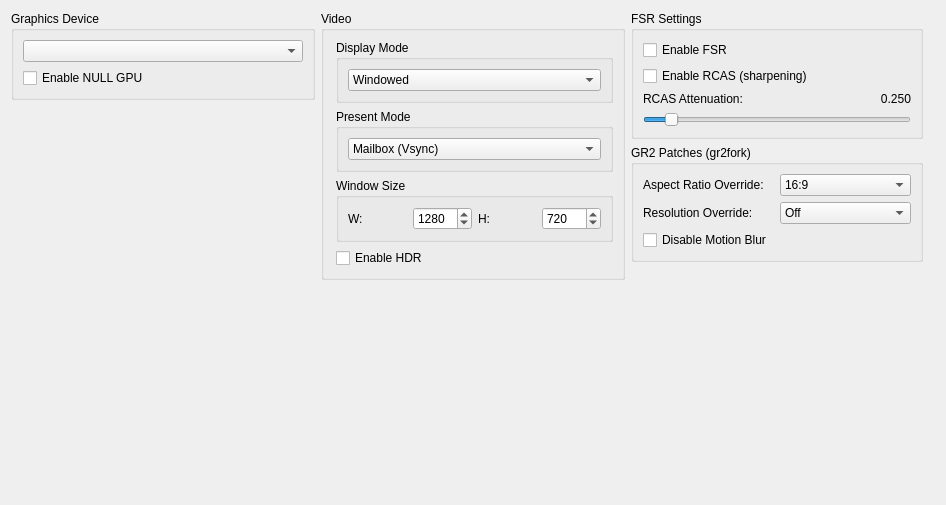
      <widget class="QWidget" name="graphicsTabLayout">
       <property name="geometry">
        <rect>
         <x>0</x>
         <y>0</y>
         <width>946</width>
         <height>505</height>
        </rect>
       </property>
       <layout class="QVBoxLayout" name="graphicsTabVLayout" stretch="0,0">
        <item>
         <layout class="QHBoxLayout" name="graphicsTabHLayout" stretch="1,1,1">
          <item>
           <layout class="QVBoxLayout" name="graphicsTabLayoutLeft">
            <item>
             <widget class="QGroupBox" name="graphicsAdapterGroupBox">
              <property name="title">
               <string>Graphics Device</string>
              </property>
              <layout class="QVBoxLayout" name="graphicsAdapterLayout">
               <item>
                <widget class="QComboBox" name="graphicsAdapterBox"/>
               </item>
               <item>
                <widget class="QCheckBox" name="nullGpuCheckBox">
                 <property name="text">
                  <string>Enable NULL GPU</string>
                 </property>
                </widget>
               </item>
              </layout>
             </widget>
            </item>
            <item>
             <widget class="QWidget" name="widgetgraphicsBottom" native="true">
              <layout class="QHBoxLayout" name="widgetgraphicsBottomHLayout">
               <property name="leftMargin">
                <number>0</number>
               </property>
               <property name="topMargin">
                <number>0</number>
               </property>
               <property name="rightMargin">
                <number>0</number>
               </property>
               <property name="bottomMargin">
                <number>0</number>
               </property>
               <item>
                <spacer name="verticalSpacer_2">
                 <property name="orientation">
                  <enum>Qt::Orientation::Vertical</enum>
                 </property>
                 <property name="sizeHint" stdset="0">
                  <size>
                   <width>20</width>
                   <height>40</height>
                  </size>
                 </property>
                </spacer>
               </item>
              </layout>
             </widget>
            </item>
           </layout>
          </item>
          <item>
           <layout class="QVBoxLayout" name="graphicsTabLayoutMiddle">
            <item>
             <widget class="QGroupBox" name="displayOptionsGroupBox">
              <property name="title">
               <string>Video</string>
              </property>
              <layout class="QVBoxLayout" name="layoutResolution">
               <property name="spacing">
                <number>6</number>
               </property>
               <property name="leftMargin">
                <number>12</number>
               </property>
               <item>
                <widget class="QGroupBox" name="displayModeGroupBox">
                 <property name="title">
                  <string>Display Mode</string>
                 </property>
                 <layout class="QVBoxLayout" name="displayModeLayout">
                  <item>
                   <widget class="QComboBox" name="displayModeComboBox">
                    <property name="sizePolicy">
                     <sizepolicy hsizetype="Expanding" vsizetype="Fixed">
                      <horstretch>0</horstretch>
                      <verstretch>0</verstretch>
                     </sizepolicy>
                    </property>
                    <item>
                     <property name="text">
                      <string>Windowed</string>
                     </property>
                    </item>
                    <item>
                     <property name="text">
                      <string>Fullscreen</string>
                     </property>
                    </item>
                    <item>
                     <property name="text">
                      <string>Fullscreen (Borderless)</string>
                     </property>
                    </item>
                   </widget>
                  </item>
                 </layout>
                </widget>
               </item>
               <item>
                <widget class="QGroupBox" name="presentModeGroupBox">
                 <property name="title">
                  <string>Present Mode</string>
                 </property>
                 <layout class="QVBoxLayout" name="presentModeLayout">
                  <item>
                   <widget class="QComboBox" name="presentModeComboBox">
                    <property name="sizePolicy">
                     <sizepolicy hsizetype="Expanding" vsizetype="Fixed">
                      <horstretch>0</horstretch>
                      <verstretch>0</verstretch>
                     </sizepolicy>
                    </property>
                    <item>
                     <property name="text">
                      <string>Mailbox (Vsync)</string>
                     </property>
                    </item>
                    <item>
                     <property name="text">
                      <string>Fifo (Vsync)</string>
                     </property>
                    </item>
                    <item>
                     <property name="text">
                      <string>Immediate (No Vsync)</string>
                     </property>
                    </item>
                   </widget>
                  </item>
                 </layout>
                </widget>
               </item>
               <item>
                <layout class="QHBoxLayout" name="windowSizeLayout">
                 <item>
                  <widget class="QGroupBox" name="windowSizeGroupBox">
                   <property name="title">
                    <string>Window Size</string>
                   </property>
                   <layout class="QHBoxLayout" name="resLayout">
                    <item>
                     <widget class="QLabel" name="widthLabel">
                      <property name="text">
                       <string>W:</string>
                      </property>
                     </widget>
                    </item>
                    <item>
                     <widget class="QSpinBox" name="widthSpinBox">
                      <property name="accelerated">
                       <bool>true</bool>
                      </property>
                      <property name="correctionMode">
                       <enum>QAbstractSpinBox::CorrectionMode::CorrectToNearestValue</enum>
                      </property>
                      <property name="keyboardTracking">
                       <bool>false</bool>
                      </property>
                      <property name="minimum">
                       <number>0</number>
                      </property>
                      <property name="maximum">
                       <number>9999</number>
                      </property>
                      <property name="value">
                       <number>1280</number>
                      </property>
                     </widget>
                    </item>
                    <item>
                     <widget class="QLabel" name="heightLabel">
                      <property name="text">
                       <string>H:</string>
                      </property>
                     </widget>
                    </item>
                    <item>
                     <widget class="QSpinBox" name="heightSpinBox">
                      <property name="frame">
                       <bool>true</bool>
                      </property>
                      <property name="accelerated">
                       <bool>true</bool>
                      </property>
                      <property name="correctionMode">
                       <enum>QAbstractSpinBox::CorrectionMode::CorrectToNearestValue</enum>
                      </property>
                      <property name="keyboardTracking">
                       <bool>false</bool>
                      </property>
                      <property name="minimum">
                       <number>0</number>
                      </property>
                      <property name="maximum">
                       <number>9999</number>
                      </property>
                      <property name="value">
                       <number>720</number>
                      </property>
                     </widget>
                    </item>
                   </layout>
                  </widget>
                 </item>
                </layout>
               </item>
               <item>
                <widget class="QCheckBox" name="enableHDRCheckBox">
                 <property name="text">
                  <string>Enable HDR</string>
                 </property>
                </widget>
               </item>
              </layout>
             </widget>
            </item>
            <item>
             <spacer name="verticalSpacer">
              <property name="orientation">
               <enum>Qt::Orientation::Vertical</enum>
              </property>
              <property name="sizeHint" stdset="0">
               <size>
                <width>20</width>
                <height>40</height>
               </size>
              </property>
             </spacer>
            </item>
           </layout>
          </item>
          <item>
           <layout class="QVBoxLayout" name="graphicsTabLayoutRight">
            <property name="rightMargin">
             <number>12</number>
            </property>
            <property name="bottomMargin">
             <number>12</number>
            </property>
            <item>
             <widget class="QGroupBox" name="FSRGroupBox">
              <property name="title">
               <string>FSR Settings</string>
              </property>
              <layout class="QVBoxLayout" name="verticalLayout_5">
               <item>
                <widget class="QCheckBox" name="FSRCheckBox">
                 <property name="text">
                  <string>Enable FSR</string>
                 </property>
                </widget>
               </item>
               <item>
                <widget class="QCheckBox" name="RCASCheckBox">
                 <property name="text">
                  <string>Enable RCAS (sharpening)</string>
                 </property>
                </widget>
               </item>
               <item>
                <layout class="QHBoxLayout" name="horizontalLayout_10">
                 <item>
                  <widget class="QLabel" name="RCASAtenLabel">
                   <property name="font">
                    <font>
                     <pointsize>9</pointsize>
                     <bold>false</bold>
                    </font>
                   </property>
                   <property name="text">
                    <string>RCAS Attenuation:</string>
                   </property>
                  </widget>
                 </item>
                 <item>
                  <widget class="QLabel" name="RCASValue">
                   <property name="font">
                    <font>
                     <pointsize>9</pointsize>
                     <bold>false</bold>
                    </font>
                   </property>
                   <property name="text">
                    <string notr="true">0.250</string>
                   </property>
                   <property name="alignment">
                    <set>Qt::AlignmentFlag::AlignRight|Qt::AlignmentFlag::AlignTrailing|Qt::AlignmentFlag::AlignVCenter</set>
                   </property>
                  </widget>
                 </item>
                </layout>
               </item>
               <item>
                <widget class="QSlider" name="RCASSlider">
                 <property name="maximum">
                  <number>3000</number>
                 </property>
                 <property name="value">
                  <number>250</number>
                 </property>
                 <property name="orientation">
                  <enum>Qt::Orientation::Horizontal</enum>
                 </property>
                </widget>
               </item>
              </layout>
             </widget>
            </item>
            <item>
             <widget class="QGroupBox" name="GR2GroupBox">
              <property name="title">
               <string>GR2 Patches (gr2fork)</string>
              </property>
              <layout class="QVBoxLayout" name="verticalLayout_GR2">
               <item>
                <layout class="QHBoxLayout" name="horizontalLayout_aspectRatio">
                 <item>
                  <widget class="QLabel" name="aspectRatioLabel">
                   <property name="text">
                    <string>Aspect Ratio Override:</string>
                   </property>
                  </widget>
                 </item>
                 <item>
                  <widget class="QComboBox" name="aspectRatioComboBox">
                   <item><property name="text"><string notr="true">16:9</string></property></item>
                   <item><property name="text"><string notr="true">16:10</string></property></item>
                   <item><property name="text"><string notr="true">21:9</string></property></item>
                   <item><property name="text"><string notr="true">32:9</string></property></item>
                  </widget>
                 </item>
                </layout>
               </item>
               <item>
                <layout class="QHBoxLayout" name="horizontalLayout_resolution">
                 <item>
                  <widget class="QLabel" name="resolutionOverrideLabel">
                   <property name="text">
                    <string>Resolution Override:</string>
                   </property>
                  </widget>
                 </item>
                 <item>
                  <widget class="QComboBox" name="resolutionOverrideComboBox">
                   <item><property name="text"><string notr="true">Off</string></property></item>
                   <item><property name="text"><string notr="true">540p</string></property></item>
                   <item><property name="text"><string notr="true">720p</string></property></item>
                   <item><property name="text"><string notr="true">900p</string></property></item>
                   <item><property name="text"><string notr="true">1080p</string></property></item>
                   <item><property name="text"><string notr="true">1440p</string></property></item>
                   <item><property name="text"><string notr="true">2160p</string></property></item>
                   <item><property name="text"><string notr="true">4320p</string></property></item>
                  </widget>
                 </item>
                </layout>
               </item>
               <item>
                <widget class="QCheckBox" name="disableMotionBlurCheckBox">
                 <property name="text">
                  <string>Disable Motion Blur</string>
                 </property>
                </widget>
               </item>
              </layout>
             </widget>
            </item>
            <item>
             <spacer name="AdvancedSpacer">
              <property name="orientation">
               <enum>Qt::Orientation::Vertical</enum>
              </property>
              <property name="sizeHint" stdset="0">
               <size>
                <width>20</width>
                <height>40</height>
               </size>
              </property>
             </spacer>
            </item>
           </layout>
          </item>
         </layout>
        </item>
        <item>
         <spacer name="graphicSpacer">
          <property name="orientation">
           <enum>Qt::Orientation::Vertical</enum>
          </property>
          <property name="sizeHint" stdset="0">
           <size>
            <width>20</width>
            <height>40</height>
           </size>
          </property>
         </spacer>
        </item>
       </layout>
      </widget>
